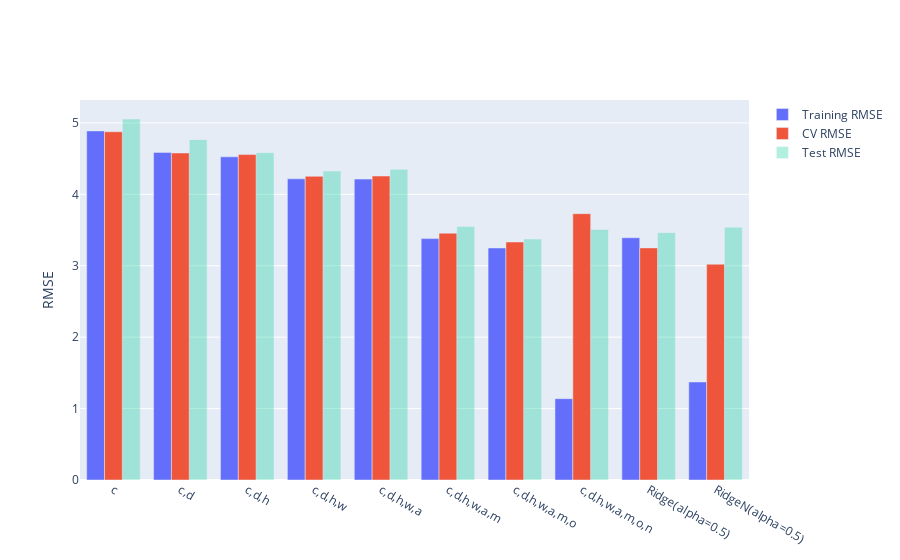

The code cell stored with this chart in its notebook:
### Code cell
ridge_model.fit(tr, tr['mpg'])
models["RidgeN(alpha=0.5)"] = ridge_model
compare_models(models)

### Figure 1 — Plotly figure (JSON) as saved in the notebook; plotly's stock layout.template omitted (floating-point values rounded to 4 significant figures)
{"data": [{"name": "Training RMSE", "type": "bar", "x": ["c", "c,d", "c,d,h", "c,d,h,w", "c,d,h,w,a", "c,d,h,w,a,m", "c,d,h,w,a,m,o", "c,d,h,w,a,m,o,n", "Ridge(alpha=0.5)", "RidgeN(alpha=0.5)"], "y": [4.888, 4.588, 4.525, 4.217, 4.214, 3.38, 3.249, 1.139, 3.392, 1.373]}, {"name": "CV RMSE", "type": "bar", "x": ["c", "c,d", "c,d,h", "c,d,h,w", "c,d,h,w,a", "c,d,h,w,a,m", "c,d,h,w,a,m,o", "c,d,h,w,a,m,o,n", "Ridge(alpha=0.5)", "RidgeN(alpha=0.5)"], "y": [4.877, 4.579, 4.557, 4.253, 4.257, 3.456, 3.332, 3.729, 3.25, 3.021]}, {"name": "Test RMSE", "opacity": 0.3, "type": "bar", "x": ["c", "c,d", "c,d,h", "c,d,h,w", "c,d,h,w,a", "c,d,h,w,a,m", "c,d,h,w,a,m,o", "c,d,h,w,a,m,o,n", "Ridge(alpha=0.5)", "RidgeN(alpha=0.5)"], "y": [5.055, 4.766, 4.584, 4.326, 4.35, 3.551, 3.375, 3.507, 3.464, 3.539]}], "layout": {"yaxis": {"title": {"text": "RMSE"}}}}
